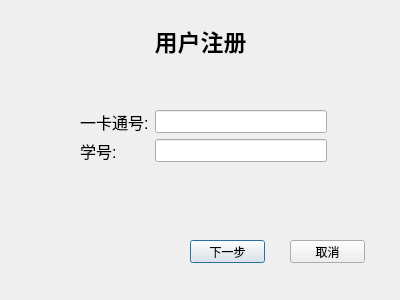
<?xml version="1.0" encoding="UTF-8"?>
<ui version="4.0">
 <class>Registration</class>
 <widget class="QDialog" name="Registration">
  <property name="geometry">
   <rect>
    <x>0</x>
    <y>0</y>
    <width>400</width>
    <height>300</height>
   </rect>
  </property>
  <property name="windowTitle">
   <string>注册</string>
  </property>
  <widget class="QLabel" name="label">
   <property name="geometry">
    <rect>
     <x>0</x>
     <y>20</y>
     <width>401</width>
     <height>41</height>
    </rect>
   </property>
   <property name="font">
    <font>
     <pointsize>17</pointsize>
     <weight>75</weight>
     <bold>true</bold>
    </font>
   </property>
   <property name="text">
    <string>用户注册</string>
   </property>
   <property name="alignment">
    <set>Qt::AlignCenter</set>
   </property>
  </widget>
  <widget class="QWidget" name="formLayoutWidget">
   <property name="geometry">
    <rect>
     <x>80</x>
     <y>110</y>
     <width>247</width>
     <height>52</height>
    </rect>
   </property>
   <property name="font">
    <font>
     <pointsize>12</pointsize>
    </font>
   </property>
   <layout class="QFormLayout" name="formLayout">
    <item row="0" column="0">
     <widget class="QLabel" name="Label_2">
      <property name="font">
       <font>
        <pointsize>12</pointsize>
       </font>
      </property>
      <property name="text">
       <string>一卡通号:</string>
      </property>
     </widget>
    </item>
    <item row="0" column="1">
     <widget class="QLineEdit" name="LineEdit_2">
      <property name="font">
       <font>
        <pointsize>12</pointsize>
       </font>
      </property>
     </widget>
    </item>
    <item row="1" column="0">
     <widget class="QLabel" name="Label_3">
      <property name="font">
       <font>
        <pointsize>12</pointsize>
       </font>
      </property>
      <property name="text">
       <string>学号:</string>
      </property>
     </widget>
    </item>
    <item row="1" column="1">
     <widget class="QLineEdit" name="LineEdit_3">
      <property name="font">
       <font>
        <pointsize>12</pointsize>
       </font>
      </property>
     </widget>
    </item>
   </layout>
  </widget>
  <widget class="QPushButton" name="pushButton">
   <property name="geometry">
    <rect>
     <x>190</x>
     <y>240</y>
     <width>75</width>
     <height>23</height>
    </rect>
   </property>
   <property name="text">
    <string>下一步</string>
   </property>
  </widget>
  <widget class="QPushButton" name="pushButton_2">
   <property name="geometry">
    <rect>
     <x>290</x>
     <y>240</y>
     <width>75</width>
     <height>23</height>
    </rect>
   </property>
   <property name="text">
    <string>取消</string>
   </property>
  </widget>
 </widget>
 <resources/>
 <connections>
  <connection>
   <sender>pushButton_2</sender>
   <signal>clicked()</signal>
   <receiver>Registration</receiver>
   <slot>close()</slot>
   <hints>
    <hint type="sourcelabel">
     <x>322</x>
     <y>240</y>
    </hint>
    <hint type="destinationlabel">
     <x>335</x>
     <y>172</y>
    </hint>
   </hints>
  </connection>
 </connections>
</ui>
